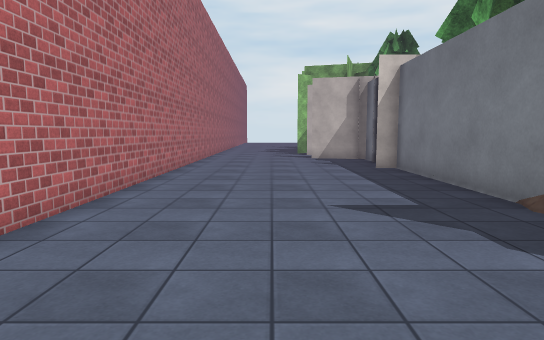
[1] (above)

23 first-person views from a walk through a 3-D level made in the Unity game engine. The camera is 1.4 m above the floor, tilts 6° down and sees 75° across. The floor is counted in squares, 1 m on a side. Each view is taken from the middle of a square. On the plan, view 1 faces up. The plan holds only what a view shows up to about 15 squares ahead; the rest is blank. The place goes on beyond the plan. The player character is not drawn. Some animated figures are not drawn. Some surface patterns are stand-ins.

[2]
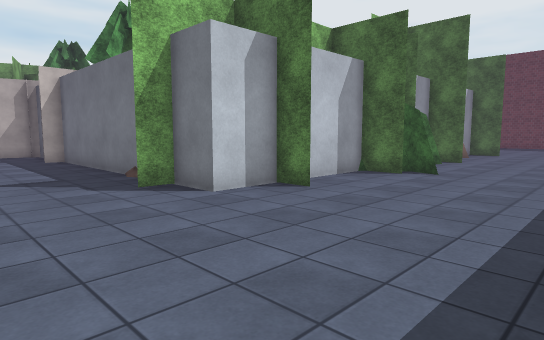

[3]
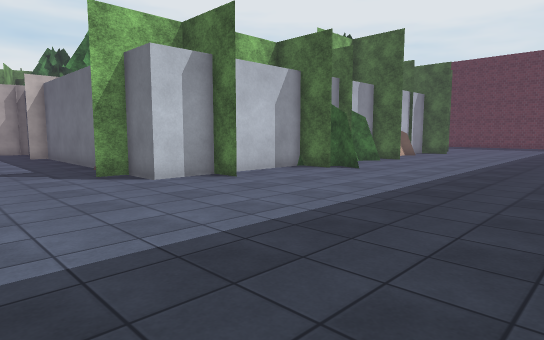

[4]
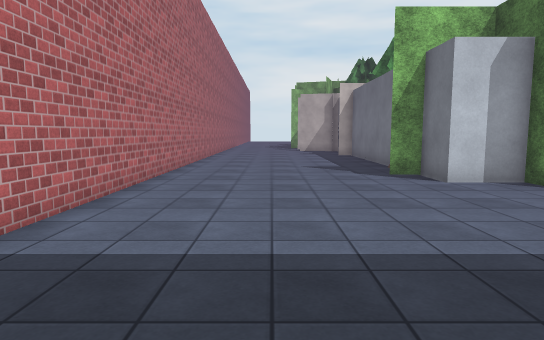

[5]
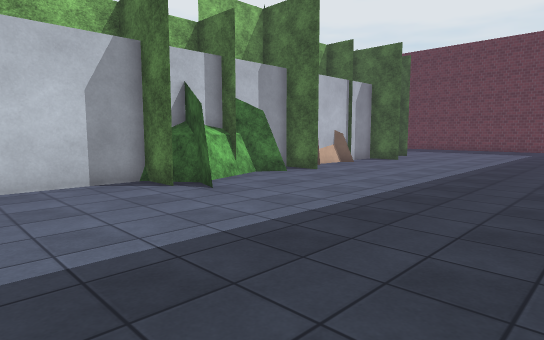

[6]
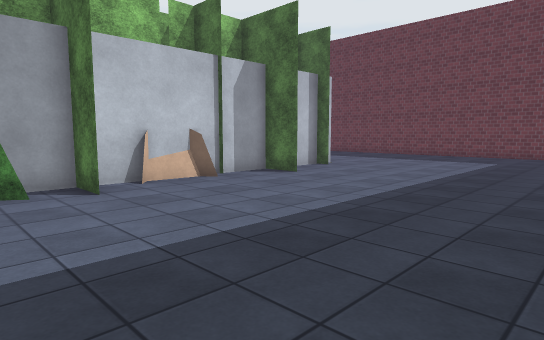

[7]
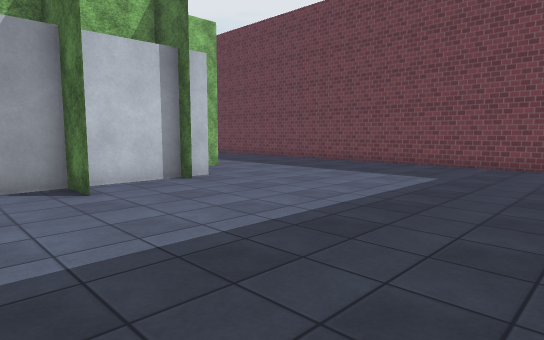

[8]
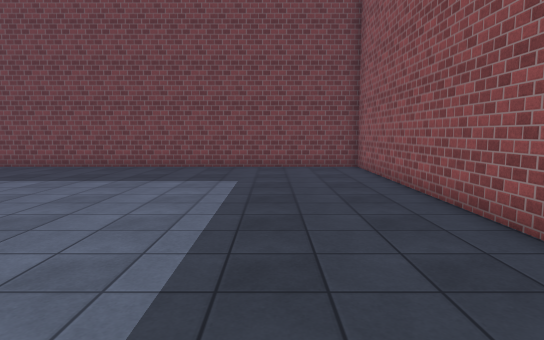

[9]
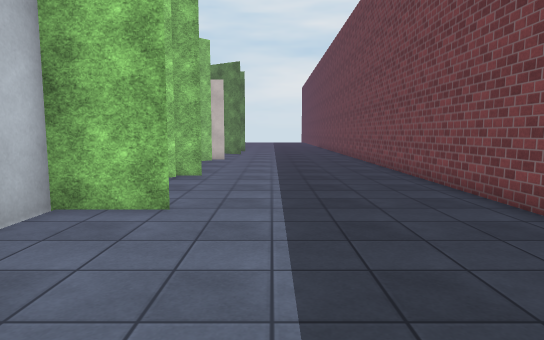

[10]
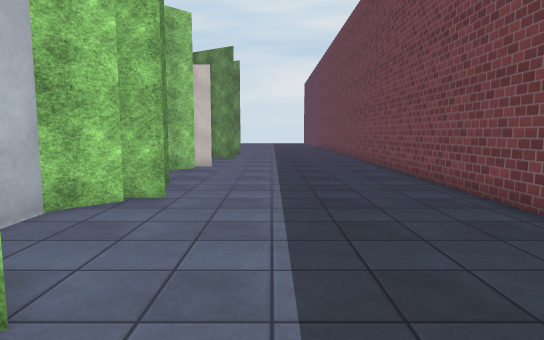

[11]
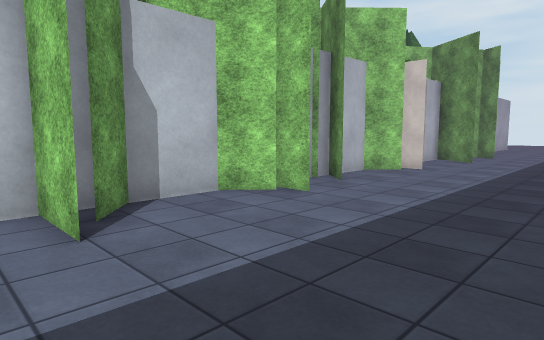

[12]
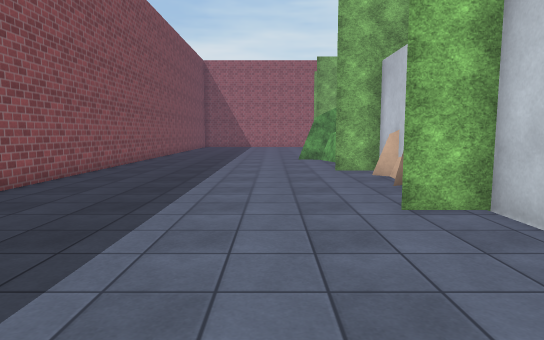

[13]
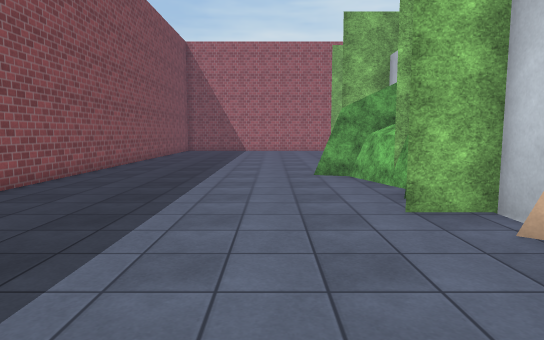

[14]
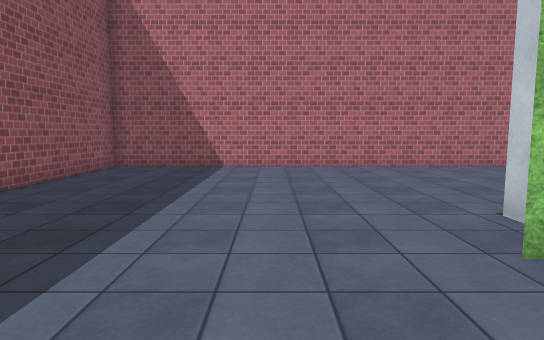

[15]
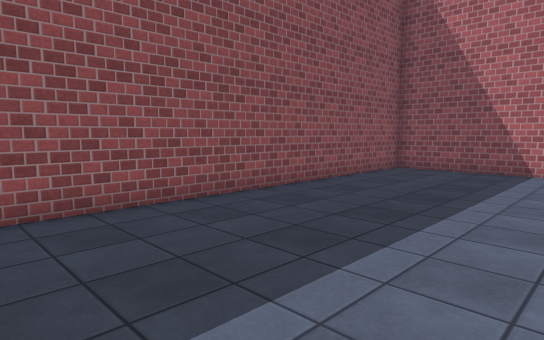

[16]
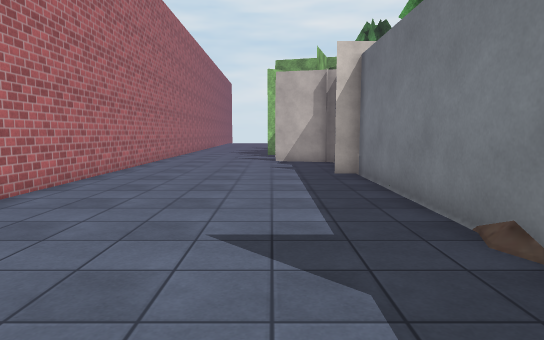

[17]
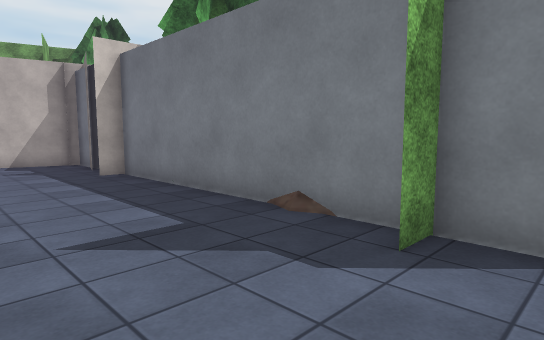

[18]
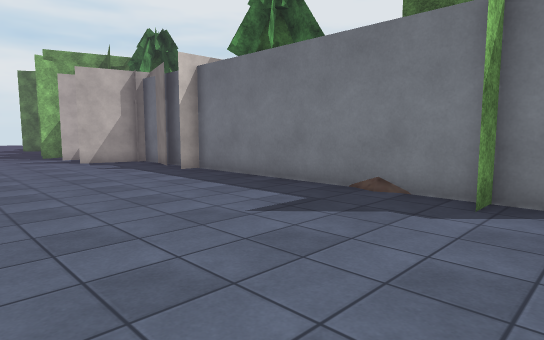

[19]
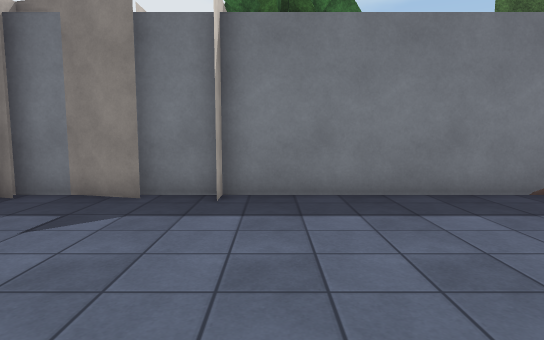

[20]
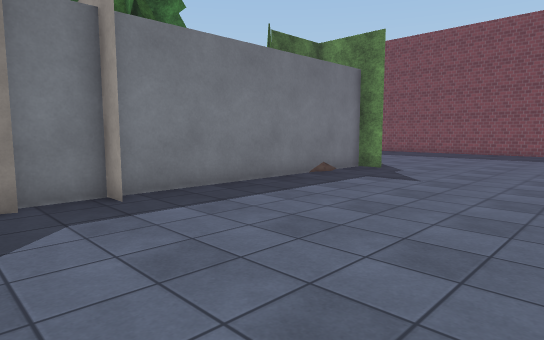

[21]
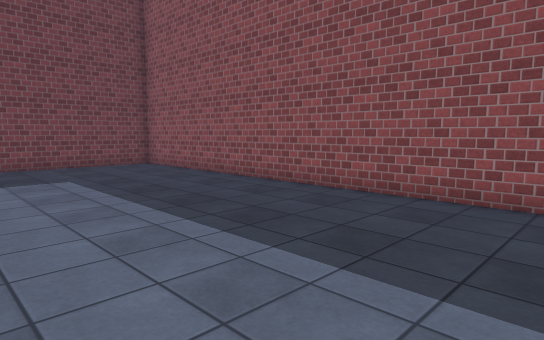

[22]
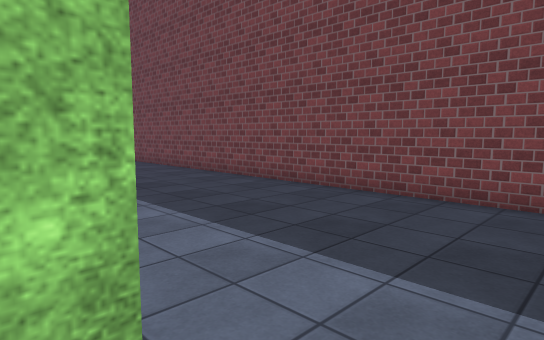

[23]
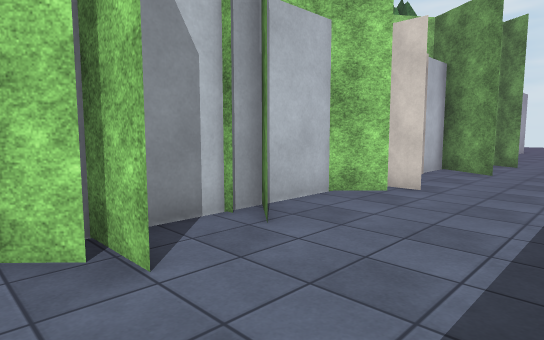

### Floor plan
Points are (right, up) in squares from view 1. A wall is a line through its corners. A room is listed if a view was taken in it or the views show most of it. See-through windows are left out.
Room 1 (views 1, 2, 3, 4, 5, 6, 7, 8, 9, 10, 11, 12, 13, 14, 15, 16, 17, 18, 19, 20, 21, 22, 23)
walls: (16.6, 0.8) (15.1, 1.9); (17.8, 0.2) (17.8, 2) (17.8, 0.2); (15.5, 1.7) (12.5, 0.7); (20.4, 2) (16.2, 2); (13, 1.8) (12.3, -0.6) (13, 1.6); (12.8, 0.9) (12.3, 1.6); (11.7, 0.4) (11.7, 2) (5, 2) (5, 16.1); (24.6, 0.2) (24.6, 2) (24.6, 0.2); (7.2, 0.8) (7.2, 2); (27.9, 1.2) (27.9, 2); (29, 2) (21.6, 2); (5, 3.8) (3.9, 3.8) (5, 3.8); (29, 5.4) (29, 3.1); (31.2, 4.4) (28.9, 4.4); (29.9, 9.2) (29, 8.2) (29, 6) (30.2, 4.9); (30.8, 9.6) (28.9, 9.6); (30.2, 11.7) (29, 12.8); (5, 14.1) (4.1, 14.1); (30, 16.1) (29, 15) (29, 9.5); (-3.7, 17.1) (-3.7, -8.5) (37.6, -8.5) (37.6, 17.5)
low walls: (14.5, 1.2) (13.2, 0.7); (12.8, 0.5) (11.7, 2); (4.9, 6.2) (5.1, 6.8)
objects: other object (5, 17)

Positions as (right, up) in squares from view 1, and headings:
1: (0, 0), facing up
2: (0, -5), facing up-right
3: (0, -8), facing up-right
4: (0, -8), facing up
5: (7, -8), facing up-right
6: (15, -8), facing up-right
7: (22, -8), facing up-right
8: (23, -5), facing right
9: (33, -2), facing up
10: (33, 2), facing up
11: (36, 3), facing up-left
12: (31, -2), facing left
13: (24, -2), facing left
14: (11, -2), facing left
15: (10, -2), facing down-left
16: (2, 2), facing up
17: (0, 2), facing up-right
18: (-3, 2), facing up-right
19: (-3, 13), facing right
20: (-3, 17), facing down-right
21: (22, -1), facing down-right
22: (30, 8), facing up-right
23: (34, 8), facing up-left
